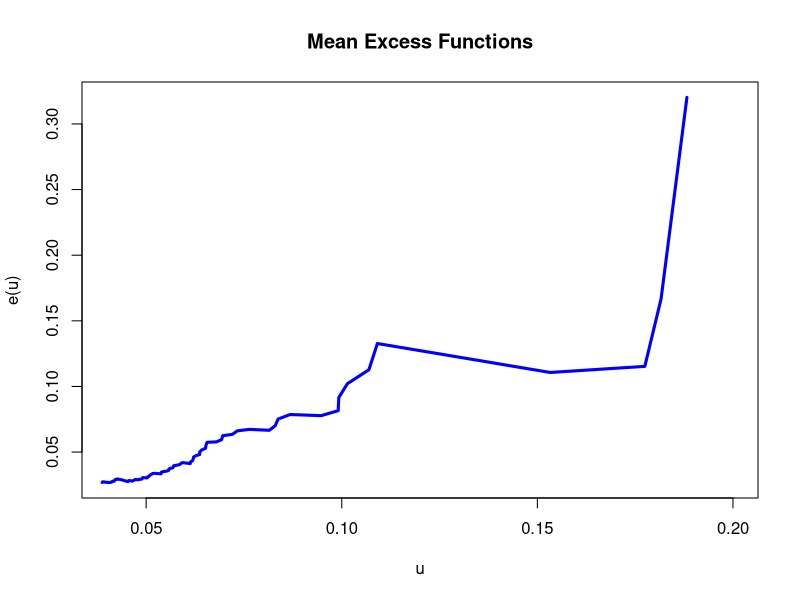

The R source for this figure: (Note: this script raises an error after producing the figure.)

# clear variables and close windows
rm(list = ls(all = TRUE))
graphics.off()

# load data
a = read.table("BAYER_close_0012.dat")
b = read.table("BMW_close_0012.dat")
c = read.table("SIEMENS_close_0012.dat")
d = read.table("VW_close_0012.dat")

e = a + b + c + d
e = as.matrix(e)
end = NROW(e)
x = log(e[1:(end - 1)]) - log(e[2:end])  # negative log-returns
n = length(x)
x = sort(x, decreasing = TRUE)
m = 100
x1 = x[1:m]

# empirical mean excess function
t = x[1:(m + 1)]  # t must be >0
MEF = numeric()

for (i in 1:length(t)) {
    y = x[which(x > t[i])]
    MEF[i] = mean(y - t[i])
}

# plot
plot(t, MEF, type = "l", col = "blue", lwd = 3, xlab = "u", ylab = "e(u)", xlim = c(0.04, 
    0.2))
title("Mean Excess Functions")

# mean excess function of generalized Pareto distribution
k = 100
GPD = gpdFit(x, type = "mle", information = "observed")
K = attr(GPD, "fit")$par.ests[1]
sigma = attr(GPD, "fit")$par.ests[2]
gpme = (sigma + K * (t - mean(t)))/(1 - K)
lines(t, gpme, lwd = 3)

# Hill estimator, mean excess function of Pareto distribution
alphaH = (mean(log(x1)) - log(x1[k]))^(-1)
sigmaH = x1[k] * (k/n)^(1/alphaH)
gp1me = t/(alphaH - 1)
lines(t, gp1me, col = "red", lwd = 3, lty = 5)
